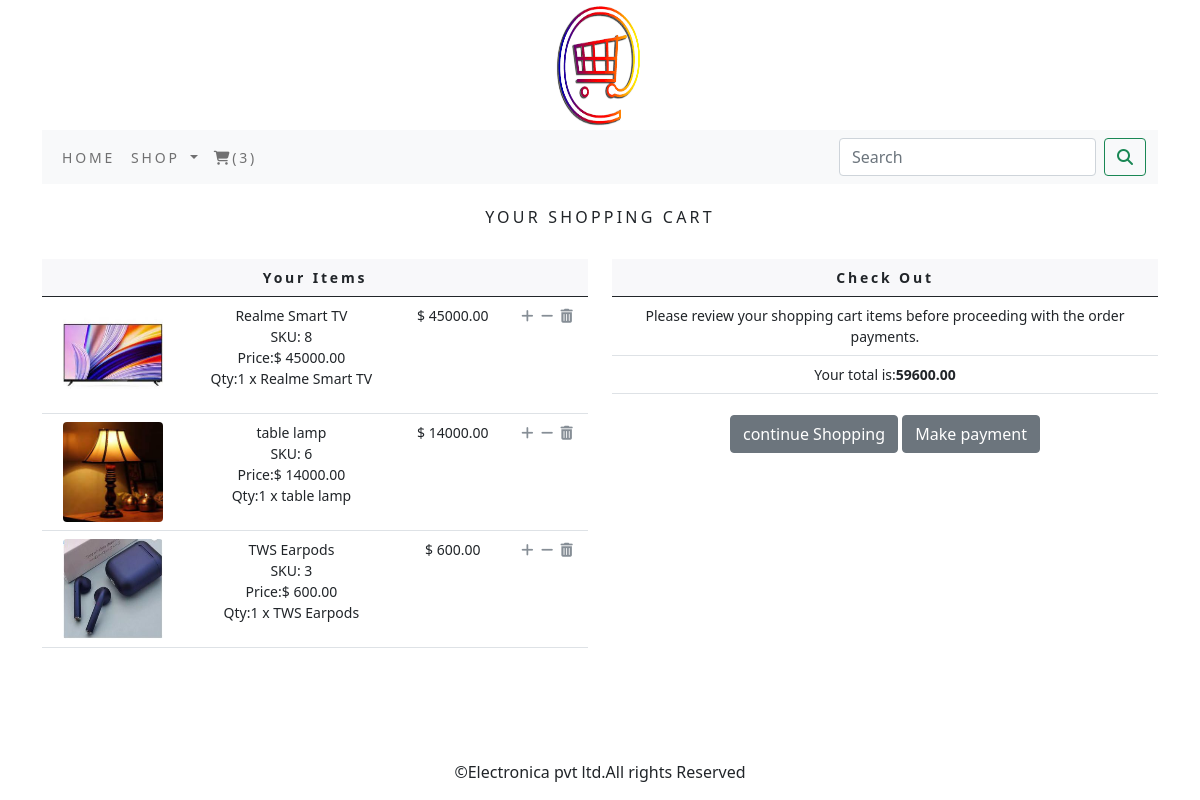
Page /cart/ on the committed database.
### cart/models.py (models this page shows)
class CartItem(models.Model):
    product=models.ForeignKey(Product,on_delete=models.CASCADE)
    cart=models.ForeignKey(Cart,on_delete=models.CASCADE)
    quantity=models.IntegerField()
    active=models.BooleanField(default=True)
    class Meta:
        db_table = 'CartItem'
    def sub_total(self):
        return self.product.price*self.quantity
    def __str__(self):
        return '{}'.format(self.product)

### shop/models.py (models this page shows, shortened)
class Product(models.Model):
    name = models.CharField(max_length=250, unique=True)
    slug = models.SlugField(max_length=250, unique=True)
    description = models.TextField(blank=True)
    price=models.DecimalField(max_digits=10,decimal_places=2)
    category=models.ForeignKey(Category,on_delete=models.CASCADE)
    image = models.ImageField(upload_to='product', blank=True)
    stock=models.IntegerField()
    available=models.BooleanField(default=True)
    created=models.DateTimeField(auto_now_add=True)
    updated=models.DateTimeField(auto_now=True)
    class Meta:
        ordering = ('name',)
        verbose_name = 'product'
        verbose_name_plural = 'products'
    def __str__(self):
        return '{}'.format(self.name)

### cart/views.py (the view)
# urls.py: path('',views.cart_detail,name='cart_detail'),
def cart_detail(request,total=0,counter=0,cart_items=None):
    try:
        cart=Cart.objects.get(cart_id=_cart_id(request))
        cart_items=CartItem.objects.filter(cart=cart,active=True)
        for cart_item in cart_items:
            total += (cart_item.product.price*cart_item.quantity)
            counter += cart_item.quantity
    except ObjectDoesNotExist:
        pass
    return render(request,'cart.html',dict(cart_items=cart_items,total=total,counter=counter))

### cart/context_processors.py (called while the page is built)
def counter(request):
    item_count=0
    if 'admin' in request.path:
        return {}
    else:
        try:
            cart=Cart.objects.filter(cart_id=_cart_id(request))
            cart_items=CartItem.objects.all().filter(cart=cart[:1])
            for cart_item in cart_items:
                item_count+= cart_item.quantity
        except Cart.DoesNotExist:
            item_count+=0
    return dict(item_count=item_count)

### cart/views.py (called while the page is built)
def _cart_id(request):
    cart=request.session.session_key
    if not cart:
        cart=request.session.create()
        return cart

### shop/context_processors.py (called while the page is built)
def menu_links(request):
    links=Category.objects.all()
    return dict(links=links)

### shop/models.py (called while the page is built)
    def get_url(self):
        return reverse ('shop:products_by_category',args=[self.slug])

### templates/cart.html (shortened to what this page needs)
{% extends 'base.html' %}
{% load static %}
{% block content %}
{% if not cart_items %}
<div>
    <div class="text-center">
        <br>
        <h1 class="text-center my_title">
            Your Shopping Cart is empty</h1>
        <br>
        <p class="text-center">
            please click <a href="{% url 'shop:allProdCat' %}">Here</a>to continue shopping</p>
    </div>
</div>
{% else %}
<div>
    <div class="text-center">
        <br>
        <h1 class="text-center my_title">
            Your Shopping Cart</h1>
        <br>
    </div>
</div>
<div class="row mx_auto">
    <div class="col-12 col-sm-12 col-md-12 col-lg-6 text-center">
        <table class="table my_custom_table">
            <thead class="my_custom_thead">
            <tr>
                <th colspan="5">
                    Your Items
                </th>
            </tr>
            </thead>
            <tbody>
            {% for cart_item in cart_items %}
            <tr>
                <td>
                    <a href="cart_item.product.get_absolute_url"><img src="{{cart_item.product.image.url}}" alt="" style="width:100px;height:100px;" class="float-left rounded custom_image"></a>
                </td>
                <td class="text-left">
                    {{cart_item.product.name}}
                    <br>
                   SKU: {{cart_item.product.id}}
                    <br>
                    Price:$ {{cart_item.product.price}}
                    <br>
                    Qty:{{cart_item.quantity}} x {{cart_item}}
                </td>
                <td>
                    $ {{cart_item.sub_total}}
                </td>
                {% if cart_item.quantity < cart_item.product.stock %}
                <td>
                    <a href="{% url 'cart:add_cart' cart_item.product.id %}" class="custom_a"><i class="fa fa-plus custom_icon"></i></a>
                    &nbsp;<a href="{% url 'cart:cart_remove' cart_item.product.id %}" class="custom_a"><i class="fa fa-minus custom_icon"></i></a>
                    &nbsp;<a href="{% url 'cart:full_remove' cart_item.product.id %}" class="custom_icon"><i class="fa fa-trash custom_icon" ></i></a>
                </td>
                {% endif %}
            </tr>
            {% endfor %}
            </tbody>
        </table>
    </div>
<div class="col-12 col-sm-12 col-md-12 col-lg-6 text-center">
    <table class="table my_custom_table">
        <thead class="my_custom_thead">
        <tr>
            <th>
                Check Out
            </th>
        </tr>
        </thead>
        <tbody>
        <tr>
            <td>
                Please review your shopping cart items before proceeding with the order payments.
            </td>
        </tr>
        <tr>
            <td class="text-left">
                Your total is:<strong>{{total}}</strong>
            </td>
        </tr>
        </tbody>
    </table>
<div class="mx_auto">
    <a href="{% url 'shop:allProdCat' %}" class="btn btn-secondary btn-block my_custom_button">continue Shopping</a>
    <a href="{% url 'shop:allProdCat' %}" class="btn btn-secondary btn-block my_custom_button">Make payment</a>
    </div>
    {% endif %}
</div>
</div>
</div>
{% endblock %}

### static/css/custom.css (style rules this page uses)
body { font-family: 'Lato', sans-serif; }
.my_title { font-size:16px; text-transform:uppercase; letter-spacing:.2em; }
.my_custom_table { min-width:400px; font-size:14px; }
.my_custom_thead { font-weight:normal; text_transform:uppercase; letter-spacing: .2em; background-color:#f8f8fa! important; }
.custom_a { text-decoration:none; }
.custom_icon { text-decoration:none; color:#868e96! important; }
.my_custom_button { margin-top:5px; }

### rows in the picture
CartItem: product.image (picture), product.name "Realme Smart TV", product.id "8", product.price "45000.00", quantity "1", sub_total "45000.00"
CartItem: product.image (picture), product.name "table lamp", product.id "6", product.price "14000.00", quantity "1", sub_total "14000.00"
CartItem: product.image (picture), product.name "TWS Earpods", product.id "3", product.price "600.00", quantity "1", sub_total "600.00"

### other values in the picture
{{ item_count }} "3"
{{ total }} "59600.00"
